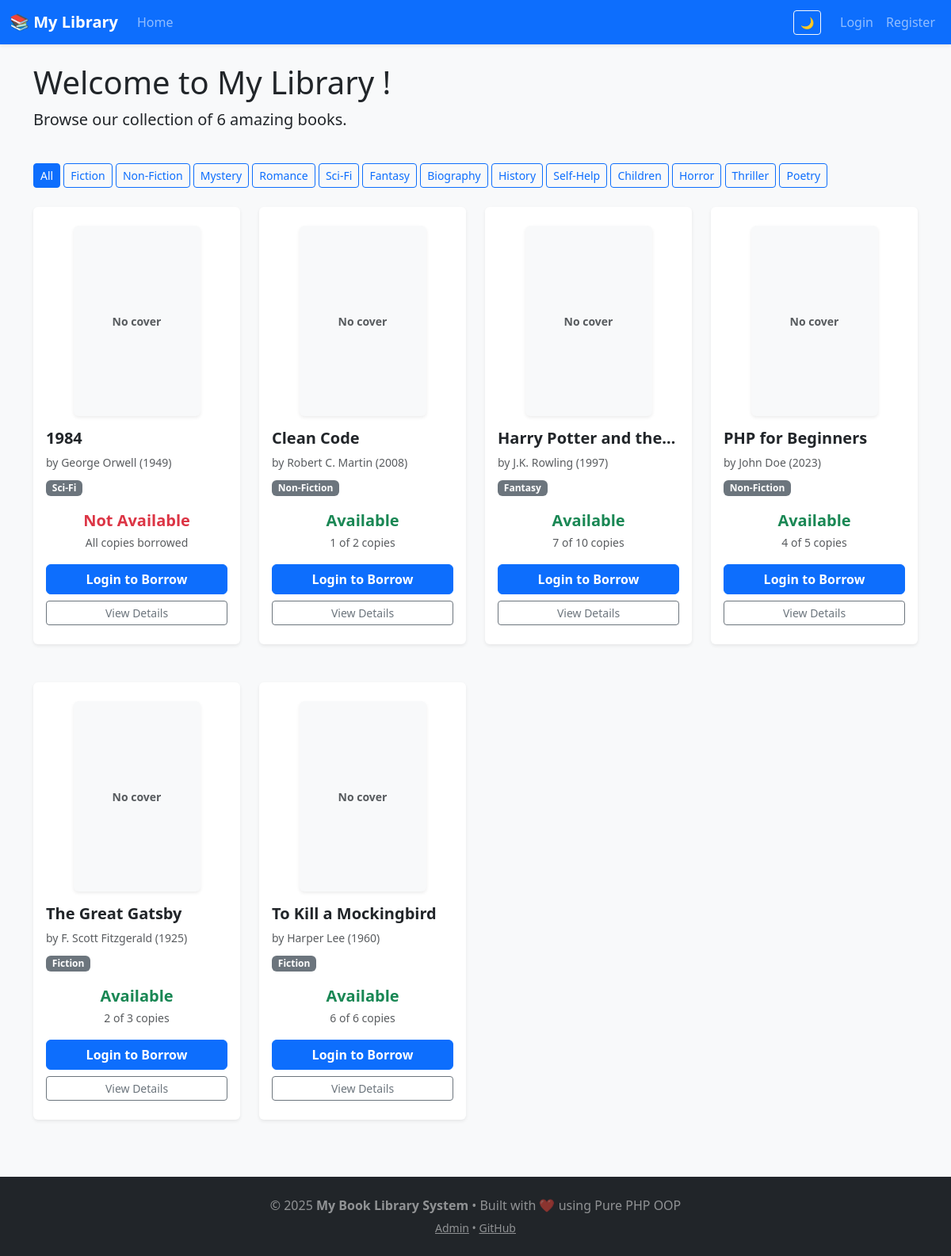
The page / on the database its author committed.
### tables this page shows
CREATE TABLE books (
    id VARCHAR(50) PRIMARY KEY,
    title VARCHAR(255) NOT NULL,
    author VARCHAR(255) NOT NULL,
    year INT NOT NULL,
    cover_image VARCHAR(255) NULL,
    category VARCHAR(50) DEFAULT 'Uncategorized',
    total_copies INT DEFAULT 1,
    available_copies INT DEFAULT 1,
    created_at TIMESTAMP DEFAULT CURRENT_TIMESTAMP
);

### includes/functions.php (called while the page is built, shortened)
<?php
function getCategories(): array
{
    return [
        'Fiction',
        'Non-Fiction',
        'Mystery',
        'Romance',
        'Sci-Fi',
        'Fantasy',
        'Biography',
        'History',
        'Self-Help',
        'Children',
        'Horror',
        'Thriller',
        'Poetry',
        'Uncategorized'
    ];
}
function e($data): string
{
    return htmlspecialchars((string)$data, ENT_QUOTES, 'UTF-8');
}
function baseUrl(): string
{
    $protocol = (!empty($_SERVER['HTTPS']) && $_SERVER['HTTPS'] !== 'off') ? 'https://' : 'http://';
    $host = $_SERVER['HTTP_HOST'];
    return $protocol . $host;
}

### src/Auth.php (called while the page is built, shortened)
<?php
class Auth
{
    public static function check(): bool
    {
        return isset($_SESSION['logged_in']) && $_SESSION['logged_in'] === true;
    }
}

### src/Library.php (called while the page is built, shortened)
<?php
class Library
{
    private \PDO $pdo;
    private array $books = [];
    public function __construct() {
        $config = include __DIR__ . '/../config/database.php';
        $dsn = "mysql:host={$config['host']};dbname={$config['dbname']};charset={$config['charset']}";
        $options = [
            \PDO::ATTR_ERRMODE            => \PDO::ERRMODE_EXCEPTION,
            \PDO::ATTR_DEFAULT_FETCH_MODE => \PDO::FETCH_ASSOC,
            \PDO::ATTR_EMULATE_PREPARES   => false,
        ];
        try {
            $this->pdo = new \PDO($dsn, $config['username'], $config['password'], $options);
        } catch (\PDOException $e) {
            die("Database connection failed: " . $e->getMessage());
        }
        $this->loadAllBooks();
    }
    private function loadAllBooks(): void
    {
        $stmt = $this->pdo->query("SELECT * FROM books ORDER BY title");
        while ($row = $stmt->fetch()) {
            $book = Book::fromArray($row);
            $this->books[$book->getId()] = $book;
        }
    }
    public function getAllBooks(): array
    {
        return $this->books;
    }
}

### src/Book.php (called while the page is built, shortened)
<?php
class Book
{
    protected string $id;
    protected string $title;
    protected string $author;
    protected int $year;
    protected ?string $coverImage = null;
    protected string $category = 'Uncategorized';
    protected int $totalCopies = 1;
    protected int $availableCopies = 1;
    public function __construct(
        string $title,
        string $author,
        int $year,
        int $totalCopies = 1,
        ?string $coverImage = null,
        string $category = 'Uncategorized',
        ?string $id = null
    ) {
        $this->id = $id ?? uniqid('book_', true);
        $this->title = trim($title);
        $this->author = trim($author);
        $this->year = $year;
        $this->coverImage = $coverImage;
        $this->category = $category;
        $this->totalCopies = max(1, $totalCopies);
        $this->availableCopies = $this->totalCopies;
    }
    public function getId(): string
    {
        return $this->id;
    }
    public function getTitle(): string
    {
        return $this->title;
    }
    public function getAuthor(): string
    {
        return $this->author;
    }
    public function getYear(): int
    {
        return $this->year;
    }
    public function getCoverImage(): ?string
    {
        return $this->coverImage;
    }
    public function getCategory(): string
    {
        return $this->category;
    }
    public function getTotalCopies(): int
    {
        return $this->totalCopies;
    }
    public function getAvailableCopies(): int
    {
        return $this->availableCopies;
    }
    public function isAvailable(): bool
    {
        return $this->availableCopies > 0;
    }
    public static function fromArray(array $data): self
    {
        $book = new self(
            $data['title'],
            $data['author'],
            $data['year'],
            $data['total_copies'] ?? 1,
            $data['cover_image'] ?? null,
            $data['category'] ?? 'Uncategorized',
            $data['id'] ?? null
        );
        $book->availableCopies = $data['available_copies'] ?? $book->totalCopies;
        return $book;
    }
}

### views/book-card.php (the view, shortened to what this page needs)
<div class="col mb-4">
    <div class="card h-100 shadow-sm border-0 hover-shadow transition">
        <div class="text-center pt-4 px-3">
            <?php if ($book->getCoverImage()): ?>
                <img src="<?= baseUrl() ?>/public/uploads/covers/<?= e($book->getCoverImage()) ?>"
                     alt="<?= e($book->getTitle()) ?> cover"
                     class="card-img-top rounded shadow-sm"
                     style="width: 160px; height: 240px; object-fit: cover;">
            <?php else: ?>
                <div class="bg-light rounded shadow-sm d-flex align-items-center justify-content-center mx-auto"
                     style="width: 160px; height: 240px;">
                    <small class="text-muted fw-bold">No cover</small>
                </div>
            <?php endif ?>
        </div>
        <div class="card-body d-flex flex-column pb-4">
            <h5 class="card-title text-truncate fw-bold"><?= e($book->getTitle()) ?></h5>
            <p class="card-text text-muted small mb-2">
                by <?= e($book->getAuthor()) ?> (<?= $book->getYear() ?>)
            </p>
            <p class="mb-3">
                <span class="badge bg-secondary"><?= e($book->getCategory()) ?></span>
            </p>
            <div class="mt-auto">
                <p class="mb-3 text-center">
                    <?php if ($book->isAvailable()): ?>
                        <span class="text-success fw-bold fs-5">Available</span><br>
                        <small class="text-muted"><?= $book->getAvailableCopies() ?> of <?= $book->getTotalCopies() ?> copies</small>
                    <?php else: ?>
                        <span class="text-danger fw-bold fs-5">Not Available</span><br>
                        <small class="text-muted">All copies borrowed</small>
                    <?php endif; ?>
                </p>
                <?php if (Auth::check()): ?>
                    <?php
                    $isBorrowing = $library->isCurrentlyBorrowing(Auth::id(), $book->getId());
                    ?>
                    <?php if ($isBorrowing): ?>
                        <button class="btn btn-secondary w-100 mb-2" disabled>
                            📖 You have this
                        </button>
                        <form method="POST" action="book-details.php">
                            <input type="hidden" name="id" value="<?= e($book->getId()) ?>">
                            <input type="hidden" name="action" value="return">
                            <button type="submit" class="btn btn-sm btn-outline-danger w-100">
                                Return Now
                            </button>
                        </form>
                    <?php elseif ($book->isAvailable()): ?>
                        <form method="POST" action="book-details.php">
                            <input type="hidden" name="id" value="<?= e($book->getId()) ?>">
                            <input type="hidden" name="action" value="borrow">
                            <button type="submit" class="btn btn-primary w-100 fw-bold">
                                Borrow Now
                            </button>
                        </form>
                    <?php else: ?>
                        <form method="POST" action="book-details.php">
                            <input type="hidden" name="id" value="<?= e($book->getId()) ?>">
                            <input type="hidden" name="action" value="reserve">
                            <button type="submit" class="btn btn-outline-info w-100">
                                Reserve / Join Waitlist
                            </button>
                        </form>
                    <?php endif ?>
                <?php else: ?>
                    <a href="login.php" class="btn btn-primary w-100 fw-bold">
                        Login to Borrow
                    </a>
                <?php endif ?>
                <div class="mt-2">
                    <a href="book-details.php?id=<?= e($book->getId()) ?>"
                       class="btn btn-outline-secondary w-100 btn-sm">
                        View Details
                    </a>
                </div>
            </div>
        </div>
    </div>
</div>

### views/header.php (shortened to what this page needs)
<!DOCTYPE html>
<html lang="en" data-bs-theme="light">
<head>
    <link href="<?= baseUrl() ?>/public/css/bootstrap.min.css" rel="stylesheet">
    <link href="<?= baseUrl() ?>/public/css/custom.css" rel="stylesheet">
</head>
<body>
    <?php include __DIR__ . '/navbar.php'; ?>
    <div class="container mt-4">

### views/navbar.php (shortened to what this page needs)
<nav class="navbar navbar-expand-lg navbar-dark bg-primary mb-4 shadow-sm">
    <div class="container-fluid">
        <a class="navbar-brand fw-bold" href="<?= baseUrl() ?>/index.php">
            📚 My Library
        </a>
        <div class="collapse navbar-collapse" id="navbarNav">
            <ul class="navbar-nav me-auto">
                <li class="nav-item">
                    <a class="nav-link" href="<?= baseUrl() ?>/index.php">Home</a>
                </li>
            </ul>
            <ul class="navbar-nav ms-auto align-items-center">
                <li class="nav-item me-3">
                    <button id="themeToggle" class="btn btn-outline-light btn-sm" title="Toggle Dark Mode">
                    </button>
                </li>
                <?php if (Auth::check()): ?>
                    <li class="nav-item dropdown">
                        <a class="nav-link dropdown-toggle" href="#" role="button" data-bs-toggle="dropdown">
                            <?= e(Auth::user()) ?>
                        </a>
                        <ul class="dropdown-menu dropdown-menu-end">
                            <li><a class="dropdown-item" href="<?= baseUrl() ?>/profile.php">Profile</a></li>
                            <li><hr class="dropdown-divider"></li>
                            <li><a class="dropdown-item" href="<?= baseUrl() ?>/logout.php">Logout</a></li>
                        </ul>
                    </li>
                <?php else: ?>
                    <li class="nav-item">
                        <a class="nav-link" href="<?= baseUrl() ?>/login.php">Login</a>
                    </li>
                    <li class="nav-item">
                        <a class="nav-link" href="<?= baseUrl() ?>/register.php">Register</a>
                    </li>
                <?php endif; ?>
            </ul>
        </div>
    </div>
</nav>

### index.php (shortened to what this page needs)
<?php
require_once 'includes/functions.php';
$library = new Library();
$books = $library->getAllBooks();
$category = $_GET['cat'] ?? null;
include 'views/header.php';
?>
<div class="row mb-4">
    <div class="col">
        <h1 class="display-6">Welcome to My Library <?= Auth::check() ? ', ' . e(Auth::user()) : '' ?>!</h1>
        <p class="lead">Browse our collection of <?= count($books) ?> amazing books.</p>
    </div>
</div>
<div class="mb-4">
    <a href="index.php" class="btn <?= !$category ? 'btn-primary' : 'btn-outline-primary' ?> btn-sm">All</a>
    <?php foreach (getCategories() as $cat): ?>
        <?php if ($cat === 'Uncategorized') continue; ?>
        <a href="index.php?cat=<?= urlencode($cat) ?>"
           class="btn <?= $category === $cat ? 'btn-primary' : 'btn-outline-primary' ?> btn-sm">
            <?= e($cat) ?>
        </a>
    <?php endforeach; ?>
</div>
<?php if (empty($books)): ?>
    <div class="alert alert-info text-center">
        No books available yet.
        <?php if (Auth::isAdmin()): ?>
            <a href="admin/add-book.php" class="btn btn-primary mt-3">Add the First Book</a>
        <?php endif; ?>
    </div>
<?php else: ?>
    <div class="row row-cols-1 row-cols-md-3 row-cols-lg-4 g-4">
        <?php foreach ($books as $book): ?>
            <?php include 'views/book-card.php'; ?>
        <?php endforeach; ?>
    </div>
<?php endif; ?>
<?php include 'views/footer.php'; ?>

### views/footer.php (shortened to what this page needs)
    </div>
    <footer class="mt-5 py-4 bg-dark text-white-50">
        <div class="container text-center">
            <p class="mb-1">
                &copy; <?= date('Y') ?> <strong>My Book Library System</strong> • Built with ❤️ using Pure PHP OOP
            </p>
            <small>
                <a href="<?= baseUrl() ?>/admin/index.php" class="text-white-50">Admin</a> •
                <a href="https://github.com/yourusername/book-library-management-system" target="_blank" class="text-white-50">GitHub</a>
            </small>
        </div>
    </footer>
</body>
</html>

### public/css/custom.css (style rules this page uses)
.hover-shadow { transition: all 0.3s ease; }
.transition { transition: transform 0.3s ease, box-shadow 0.3s ease; }

### views/header.php (style rules this page uses)
body { background-color: #f8f9fa; }

### rows shown on the page
books: shows "No cover", title "1984", author "George Orwell", year "1949", category "Sci-Fi", available_copies "Not Available"
books: shows "No cover", title "Clean Code", author "Robert C. Martin", year "2008", category "Non-Fiction", available_copies "1", total_copies "2"
books: shows "No cover", title "Harry Potter and the…", author "J.K. Rowling", year "1997", category "Fantasy", available_copies "7", total_copies "10"
books: shows "No cover", title "PHP for Beginners", author "John Doe", year "2023", category "Non-Fiction", available_copies "4", total_copies "5"
books: shows "No cover", title "The Great Gatsby", author "F. Scott Fitzgerald", year "1925", category "Fiction", available_copies "2", total_copies "3"
books: shows "No cover", title "To Kill a Mockingbird", author "Harper Lee", year "1960", category "Fiction", available_copies "6", total_copies "6"

### other values the page prints
count($books) "6"
$cat "Fiction"
$cat "Non-Fiction"
$cat "Mystery"
$cat "Romance"
$cat "Sci-Fi"
$cat "Fantasy"
$cat "Biography"
$cat "History"
$cat "Self-Help"
$cat "Children"
$cat "Horror"
$cat "Thriller"
$cat "Poetry"
